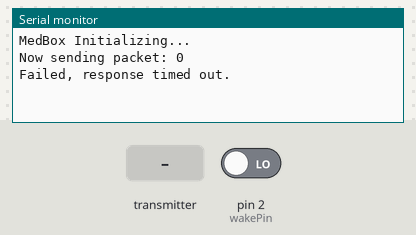
The sketch below on a simulated Arduino Uno, built with avr-gcc and run on an emulated ATmega328P. Shown: the last lines printed to the serial monitor. Inputs (shaded band) come from the test bench; at power-on: pin 2 (wakePin) LOW. Sleep ends after the set time or at an interrupt; no radio packets arrive unless stated.

Above: at 1.3 s.
1.4 s: pin 2 (wakePin) driven HIGH
At 1.41 s:
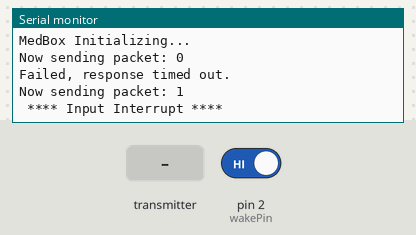
2.9 s: the transmitter starts sending got_packet = 0
At 4.7 s:
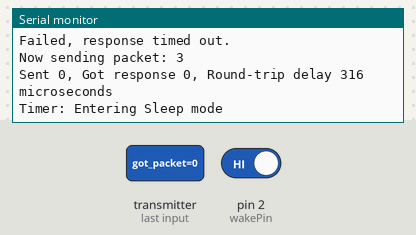
Timing chart, 0 to 6.2 s (numbered marks = the images above; inputs shaded):
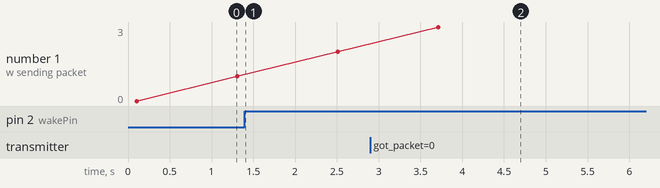

The sketch:

MedBox_RF24_arduino_receiver.ino
```cpp
/*
* Getting Started example sketch for nRF24L01+ radios
 * This is a very basic example of how to send data from one node to another
 * Updated: Dec 2014 by TMRh20
 */

#include <SPI.h>
#include "RF24.h"
#include <avr/sleep.h>
#include <avr/power.h>
#include <avr/wdt.h>

/****************** User Config ***************************/
/***      Set this radio as radio number 0 or 1         ***/
bool radioNumber = 0;

/* Hardware configuration: Set up nRF24L01 radio on SPI bus plus pins 7 & 8 */
RF24 radio(A1,A0);
/**********************************************************/

/****************** Varibale Declarations *****************/
int wakePin = 2;                 // pin used for waking up
int sleepStatus = 0;             // variable to store a request for sleep
int count = 0;                   // counter
int debug_count = 0;             //Counter for debugging
int re_transmitCounter = 0;      //Counter overflows at 20
unsigned long packet = 0;        //Packet Number
short int sleep_time= 15000;    //Counter for the clock (450 = 1h, 225 = 30 mins)
short int clock_count;


byte addresses[][6] = {
  "1Node","2Node"};

// Used to control whether this node is sending or receiving
bool role = 1; //If 1 a transmitter, if 0 receiver(pong back).

/****************** Custom method deifinitions ***********/
// First method that will run after the wakeup
void wakeUpNow()        // here the interrupt is handled after wakeup
{

  WDTCSR &= ~(_BV(WDIE));     //Disable the watchdog

  Serial.println("\n **** Input Interrupt **** \n");

  // execute code here after wake-up before returning to the loop() function
  // timers and code using timers (serial.print and more...) will not work here.
  // we don't really need to execute any special functions here, since we
  // just want the thing to wake up
}

//Will run when the watchdog timer overflows

ISR(WDT_vect)
{
  WDTCSR &= ~(_BV(WDIE));     //Disable the watchdog

  Serial.println("\n!!!! WDT Interrupt !!!! \n");

}

// Method that put Arduino in to sleep
void sleepNow()         // here we put the arduino to sleep
{
  set_sleep_mode(SLEEP_MODE_PWR_DOWN);   // sleep mode is set here

  sleep_enable();          // enables the sleep bit in the mcucr register
  // so sleep is possible. just a safety pin

  attachInterrupt(0,wakeUpNow, RISING); // use interrupt 0 (pin 2) and run function
  // wakeUpNow when pin 2 is at RISING
  WDTCSR |= _BV(WDIE);     //Start the watch dog

  sleep_mode();            // here the device is actually put to sleep!!
  // THE PROGRAM CONTINUES FROM HERE AFTER WAKING UP

  sleep_disable();         // first thing after waking from sleep:
  // disable sleep...
  detachInterrupt(0);      // disables interrupt 0 on pin 2 so the
  // wakeUpNow code will not be executed
  // during normal running time.

}

/*void sleep_long(){
 while (milliseconds >= 8000) { sleepNow(WDTO_8S); milliseconds -= 8000; }
  if (milliseconds >= 4000)    { sleepNow(WDTO_4S); milliseconds -= 4000; }
  if (milliseconds >= 2000)    { sleepNow(WDTO_2S); milliseconds -= 2000; }
  if (milliseconds >= 1000)    { sleepNow(WDTO_1S); milliseconds -= 1000; }
  if (milliseconds >= 500)     { sleepNow(WDTO_500MS); milliseconds -= 500; }
  if (milliseconds >= 250)     { sleepNow(WDTO_250MS); milliseconds -= 250; }
  if (milliseconds >= 125)     { sleepNow(WDTO_120MS); milliseconds -= 120; }
  if (milliseconds >= 64)      { sleepNow(WDTO_60MS); milliseconds -= 60; }
  if (milliseconds >= 32)      { sleepNow(WDTO_30MS); milliseconds -= 30; }
  if (milliseconds >= 16)      { sleepNow(WDTO_15MS); milliseconds -= 15; }
}*/

void setup() {

  clock_count = sleep_time;

  Serial.begin(115200);
  delay(100); //Remove the delay in the real operation
  Serial.println(F("MedBox Initializing..."));
  //Serial.println(F("*** PRESS 'T' to begin transmitting to the other node"));

  radio.begin();

  // Set the PA Level low to prevent power supply related issues since this is a
  // getting_started sketch, and the likelihood of close proximity of the devices. RF24_PA_MAX is default.
  radio.setPALevel(RF24_PA_LOW);

  // Open a writing and reading pipe on each radio, with opposite addresses
  if(radioNumber){
    radio.openWritingPipe(addresses[1]);
    radio.openReadingPipe(1,addresses[0]);
  }
  else{
    radio.openWritingPipe(addresses[0]);
    radio.openReadingPipe(1,addresses[1]);
  }

  // Start the radio listening for data
  radio.startListening();

  /******** Confurations for the Sleep Modes *******************/

  attachInterrupt(0, wakeUpNow, RISING);   // use interrupt 0 (pin 2) and run function
  // wakeUpNow when pin 2 is at RISING
  /*
  ////////////////////////////////////////////////////////////
  /*** Setup the WDT ***/
  /* Clear the reset flag. */
  MCUSR &= ~(1<<WDRF);

  /* In order to change WDE or the prescaler, we need to
   * set WDCE (This will allow updates for 4 clock cycles).
   */
  WDTCSR |= (1<<WDCE) | (1<<WDE);

  /* set new watchdog timeout prescaler value */
  WDTCSR = 1<<WDP0 | 1<<WDP3; /* 8.0 seconds */
  /* Enable the WD interrupt (note no reset). */
  WDTCSR |= _BV(WDIE);

  ///////////////////////////////////////////////////////


}

void loop() {


  /****************** Ping Out Role ***************************/
  if (role == 1)  {

    if (re_transmitCounter < 20){
      radio.stopListening();                                    // First, stop listening so we can talk.

      Serial.print(F("Now sending packet: "));
      Serial.println(debug_count);

                                   // Packet 1 of Radio 1
      if (!radio.write( &packet, sizeof(unsigned long) )){
        Serial.println(F("failed"));
      }

                                                      //Increment the packet number
      radio.startListening();                                    // Now, continue listening

      unsigned long started_waiting_at = micros();               // Set up a timeout period, get the current microseconds
      boolean timeout = false;                                   // Set up a variable to indicate if a response was received or not

      while ( ! radio.available() ){                             // While nothing is received
        if (micros() - started_waiting_at > 200000 ){            // If waited longer than 200ms, indicate timeout and exit while loop
          timeout = true;
          break;
        }
      }

      if ( timeout ){                                             // Describe the results
        Serial.println(F("Failed, response timed out."));
        re_transmitCounter++;
        delay(1000);
      }
      else{
        unsigned long got_packet;                                 // Grab the response, compare, and send to debugging spew
        radio.read( &got_packet, sizeof(unsigned long) );
        unsigned long time = micros();                         //Not necessary

        // Spew it
        Serial.print(F("Sent "));
        Serial.print(packet);
        Serial.print(F(", Got response "));
        Serial.print(got_packet);
        Serial.print(F(", Round-trip delay "));
        Serial.print(time-started_waiting_at);
        Serial.println(F(" microseconds"));

        packet++;                                                 //Payload (Number is used for checking onl)
        re_transmitCounter = 0;                                   //Reset the re-transmitter counter

        radio.powerDown();                                        //Turn the low power mode of RF24

        //Entering in to the sleep mode
        Serial.println("Timer: Entering Sleep mode");
        delay(100);     // this delay is needed, the sleep
        Serial.flush();
        //function will provoke a Serial error otherwise!!
        sleepNow();     // sleep function called here

        radio.powerUp();                                         //Turn back to the Normal mode of RF24
      }
      debug_count++;
      // Try again 1s later
      //delay(1000);
    }

  }


  /****************** Pong Back Role (Not required) ***************************
   *
   * if ( role == 0 )
   * {
   * unsigned long got_time;
   *
   * if( radio.available()){
   * // Variable for the received timestamp
   * while (radio.available()) {                                   // While there is data ready
   * radio.read( &got_time, sizeof(unsigned long) );             // Get the payload
   * }
   *
   * radio.stopListening();                                        // First, stop listening so we can talk
   * radio.write( &got_time, sizeof(unsigned long) );              // Send the final one back.
   * radio.startListening();                                       // Now, resume listening so we catch the next packets.
   * Serial.print(F("Sent response "));
   * Serial.println(got_time);
   * }
   * }
   */


  /****************** Change Roles via Serial Commands ***************************/

  /* if ( Serial.available() )
   {
   char c = toupper(Serial.read());
   if ( c == 'T' && role == 0 ){
   Serial.println(F("*** CHANGING TO TRANSMIT ROLE -- PRESS 'R' TO SWITCH BACK"));
   role = 1;                  // Become the primary transmitter (ping out)

   }else
   if ( c == 'R' && role == 1 ){
   Serial.println(F("*** CHANGING TO RECEIVE ROLE -- PRESS 'T' TO SWITCH BACK"));
   role = 0;                // Become the primary receiver (pong back)
   radio.startListening();

   }
   }*/


} // Loop
```

Measured:
- after the input at 1.4 s, the serial monitor: prints a new line at once (image 1)
- after the input at 2.9 s, the serial monitor: prints a new line after 0.81 s (image 2)
